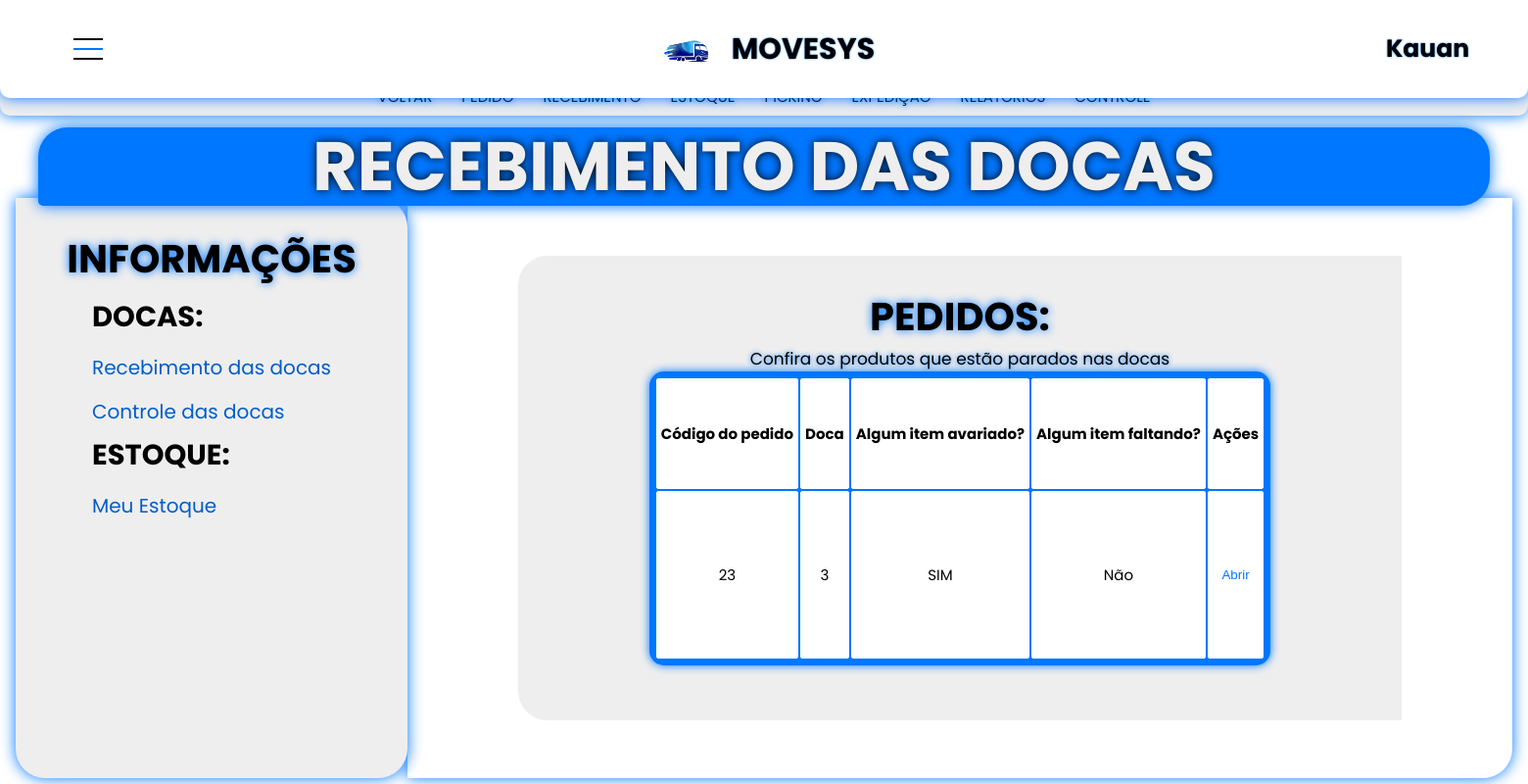
Before: /Paginas/recebimentodoca.php (signed in) with the older database file.
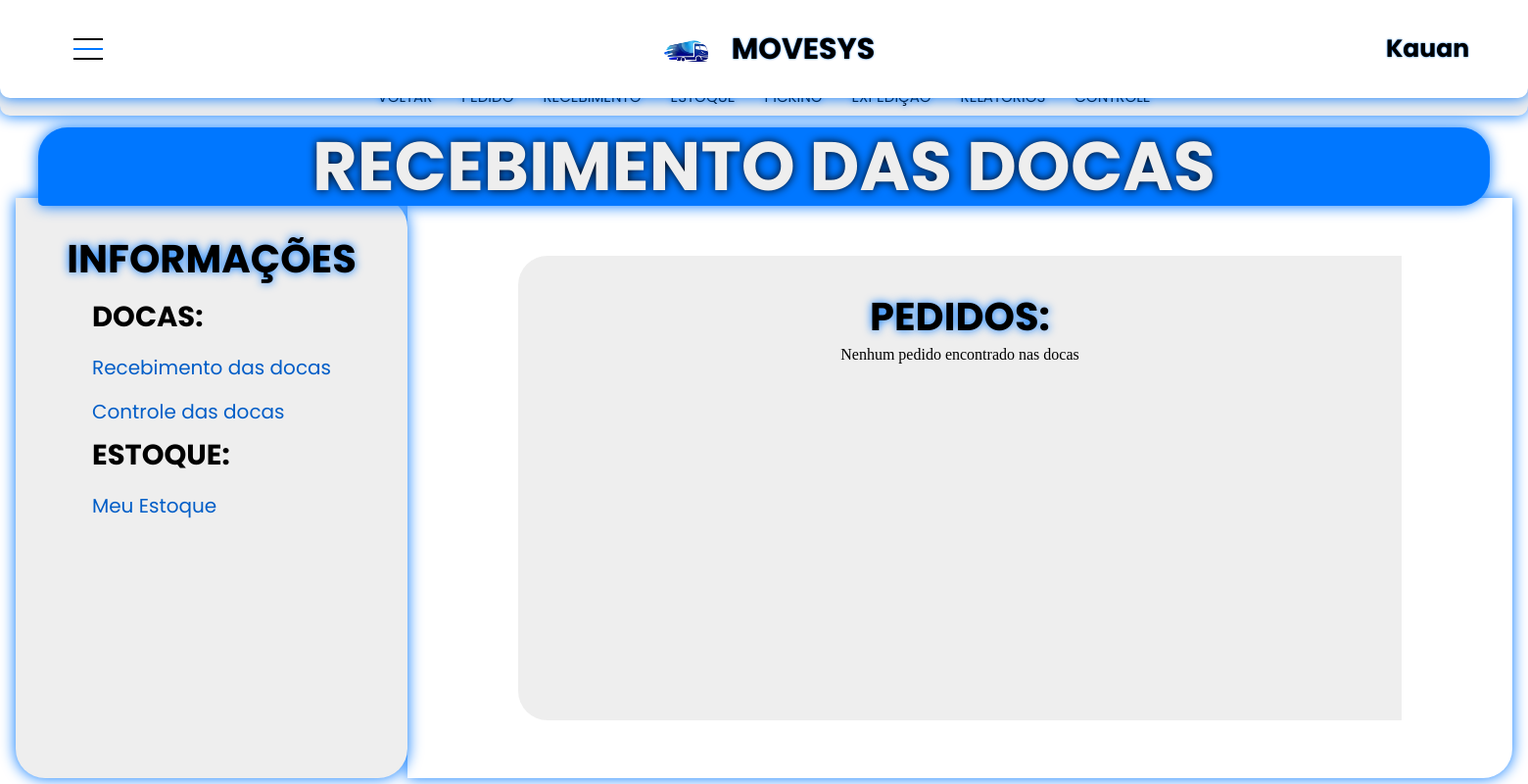
After: the same page with the newer database file.
### tables this page shows
CREATE TABLE `docas` (
  `cod_doca` int(11) NOT NULL,
  `posicao` varchar(5) NOT NULL,
  `id_pedido` int(11) NOT NULL,
  `codTurma` varchar(255) NOT NULL
);

CREATE TABLE `pedido` (
  `id_pedido` int(11) NOT NULL,
  `cod_pedido` int(11) NOT NULL,
  `DataVenda` datetime NOT NULL,
  `ValorTotal` double NOT NULL,
  `CNPJEmitente` varchar(65) NOT NULL,
  `CNPJ_Destinatario` varchar(64) NOT NULL,
  `CNPJ_Transportadora` varchar(65) NOT NULL,
  `Situacao` varchar(255) NOT NULL,
  `InformacaoAdicional` varchar(255) NOT NULL,
  `codTurma` varchar(255) NOT NULL
);

CREATE TABLE `itenspedido` (
  `cod_itenPedido` int(11) NOT NULL,
  `cod_produto` int(11) NOT NULL,
  `cod_pedido` int(11) NOT NULL,
  `Quantidade` int(11) NOT NULL,
  `Quantidade_doca` int(11) NOT NULL,
  `PosicaoPrevia` varchar(5) NOT NULL,
  `ValorUnitario` double NOT NULL,
  `ValorTotal` double NOT NULL,
  `Avariado` tinyint(1) NOT NULL,
  `Faltando` tinyint(1) NOT NULL,
  `VistoriaConcluida` tinyint(1) NOT NULL,
  `codTurma` varchar(255) NOT NULL
);

### Paginas/recebimentodoca.php (the view, shortened to what the changed rows need)
<!DOCTYPE html>
<html lang="pt-br">
<head>
    <link rel="stylesheet" href="../css/menuhorizontal.css"/>
    <link rel="stylesheet" href="../css/controle.css"/>
</head>
<body>
<?php
if (empty($_SESSION['nome'])){
    header('Location: sair.php');
    exit();
} else {
    echo '
    <header>
        <div class="container">
            <div class="main-horizontal">
                <ul class="ul-main">
                    <li class="li-main">
                        <div class="teste">
                        <div class="juntos">
                            <h1>MOVESYS</h1>
                        </div>
                        <h2>'.htmlspecialchars($_SESSION['nome']).'</h2>
                    </div>
                    </li>
                </ul>
            </div>
        </div>
    </header>
    <main>
        <div class="container-prin">
            <div class="criar-pedido-container">
                <div class="info-total">
                    <div class="criar-pedido">
                        <div class="criar-pedidos-container">
                            <div class="options-pedido">
                                <div class="produtos-pedido">
                                    <h4>PEDIDOS:</h4>';
    $hostname = "127.0.0.1";
    $user = "root";
    $password = "";
    $database = "logistica";
    $conexao = new mysqli($hostname, $user, $password, $database);
    $codTurma = $conexao->real_escape_string($_SESSION['codTurma']);
    $sql = "SELECT * FROM pedido WHERE codTurma ='$codTurma' AND Situacao = 'Nas docas'";
    $executar = $conexao->query($sql);
    if($executar && $executar->num_rows > 0){
        echo "<div class='main'>
                <div class='tablebox'>
                    <h7>Confira os produtos que estão parados nas docas</h7>
                    <table class='tabela'>
                        <tr>
                            <th>Código do pedido</th>
                            <th>Doca</th>
                            <th>Algum item avariado?</th>
                            <th>Algum item faltando?</th>
                            <th>Ações</th>
                        </tr>";
        while($row = $executar->fetch_assoc()){
            $idpedidos = $conexao->real_escape_string($row['id_pedido']);
            $cod_pedido = $conexao->real_escape_string($row['cod_pedido']);
            $sql = "SELECT * FROM itenspedido WHERE codTurma ='$codTurma' AND cod_pedido = '$idpedidos'";
            $execute = $conexao->query($sql);
            if($execute && $execute->num_rows > 0){
                while($row = $execute->fetch_assoc()){
                $faltando = $conexao->real_escape_string($row['Faltando']);
                $avariado = $conexao->real_escape_string($row['Avariado']);
                if($avariado == 1 && $faltando == 0){
                    $Avariado = 'SIM';
                    $Faltando = 'Não';
                } elseif($faltando == 1 && $avariado == 0){
                    $Faltando = 'SIM';
                    $Avariado = 'Não';
                } elseif($avariado == 1 && $faltando == 1){
                    $Avariado = 'SIM';
                    $Faltando = 'SIM';
                } else{
                    $Avariado = 'Não';
                    $Faltando = 'Não';
                }
            }
        }
            $sqlDoca = "SELECT * FROM docas WHERE codTurma ='$codTurma' AND id_pedido = '$idpedidos'";
            $executeDoca = $conexao->query($sqlDoca);
            if($executeDoca && $executeDoca->num_rows > 0){
                while($rowDoca = $executeDoca->fetch_assoc()){
                    echo '<tr>
                            <td>' . $cod_pedido . '</td>
                            <td>' . htmlspecialchars($rowDoca['posicao']) . '</td>
                            <td>' . $Avariado . '</td>
                            <td>' . $Faltando . '</td>
                            <td>
                                <form action="controledoca.php" method="POST">
                                    <input type="hidden" name="id_pedido" value="' . htmlspecialchars($idpedidos) . '">
                                    <input type="hidden" name="posicao_doca" value="' . htmlspecialchars($rowDoca['posicao']) . '">
                                    <input type="submit" name="DesignarProdutos" value="Abrir" style="display: block;" id="abrir">
                                </form>
                            </td>
                        </tr>';
                }
            } else {
                echo 'Nenhuma doca encontrada para o pedido ' . $cod_pedido . '';
            }
        }
        echo '</table>
            </div>
        </div>';
    } else {
        echo 'Nenhum pedido encontrado nas docas';
    }
    echo '
                </div>
            </div>
        </div>
    </main>';
} ?>
</body>
</html>

Changed rows visible on the page:
no longer on this page (row unchanged): docas: id_pedido.cod_pedido "23", posicao "3"
no longer on this page (row edited): itenspedido: Avariado "SIM", Faltando "Não"
Other visible differences:
text no longer shown: "Confira os produtos que estão parados nas docas Código do pedido Doca Algum item avariado? Algum item faltando? Ações"
text now shown: "Nenhum pedido encontrado nas docas"
